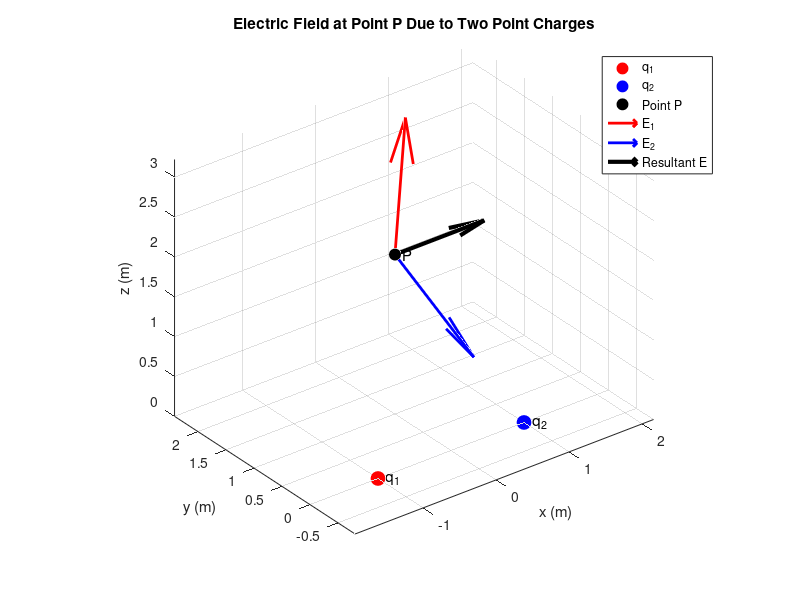

Here is the MATLAB script that generated this plot:
%% Electric Field at Point P Due to Two Point Charges
clear; clc; close all;

% -----------------------------
% Constants
% -----------------------------
eps0 = 8.854e-12;              % Permittivity of free space (F/m)
k = 1/(4*pi*eps0);             % Coulomb's constant (N*m^2/C^2)

% -----------------------------
% Point charges
% -----------------------------
q1 = 2e-9;                     % Charge 1 (C)
q2 = -2e-9;                    % Charge 2 (C)

r1 = [-1, 0, 0];                % Position of charge 1 [x y z] (m)
r2 = [1, 0, 0];                % Position of charge 2 [x y z] (m)

% -----------------------------
% Observation point P
% -----------------------------
Px = 0;
Py = 1;
Pz = 2;

P = [Px, Py, Pz];

% -----------------------------
% Electric field from charge 1
% E1 = k*q1*(P-r1)/|P-r1|^3
% -----------------------------
R1 = P - r1;
d1 = norm(R1);

if d1 == 0
    error('Point P cannot be located at charge 1.');
end

E1 = k*q1*R1/d1^3;

% -----------------------------
% Electric field from charge 2
% -----------------------------
R2 = P - r2;
d2 = norm(R2);

if d2 == 0
    error('Point P cannot be located at charge 2.');
end

E2 = k*q2*R2/d2^3;

% -----------------------------
% Resultant electric field
% -----------------------------
E = E1 + E2;

% -----------------------------
% Display results
% -----------------------------
fprintf('Electric field due to charge 1:\n');
fprintf('E1 = [%.4e, %.4e, %.4e] N/C\n\n', E1);

fprintf('Electric field due to charge 2:\n');
fprintf('E2 = [%.4e, %.4e, %.4e] N/C\n\n', E2);

fprintf('Resultant electric field at P:\n');
fprintf('E = [%.4e, %.4e, %.4e] N/C\n', E);

fprintf('Magnitude |E| = %.4e N/C\n', norm(E));

% -----------------------------
% 3D visualization
% -----------------------------
figure('Color','w');
hold on;
grid on;
axis equal;

% Plot charge locations
plot3(r1(1), r1(2), r1(3), 'ro', ...
    'MarkerSize', 10, 'MarkerFaceColor', 'r');

plot3(r2(1), r2(2), r2(3), 'bo', ...
    'MarkerSize', 10, 'MarkerFaceColor', 'b');

% Plot observation point P
plot3(Px, Py, Pz, 'ko', ...
    'MarkerSize', 8, 'MarkerFaceColor', 'k');

% Plot electric field vectors
quiver3(Px, Py, Pz, E1(1), E1(2), E1(3), ...
    0.5, 'r', 'LineWidth', 2);

quiver3(Px, Py, Pz, E2(1), E2(2), E2(3), ...
    0.5, 'b', 'LineWidth', 2);

quiver3(Px, Py, Pz, E(1), E(2), E(3), ...
    0.5, 'k', 'LineWidth', 3);

% Labels
text(r1(1), r1(2), r1(3), '  q_1', ...
    'FontSize', 11);

text(r2(1), r2(2), r2(3), '  q_2', ...
    'FontSize', 11);

text(Px, Py, Pz, '  P', ...
    'FontSize', 11);

xlabel('x (m)');
ylabel('y (m)');
zlabel('z (m)');

title('Electric Field at Point P Due to Two Point Charges');

legend('q_1', 'q_2', 'Point P', ...
       'E_1', 'E_2', 'Resultant E', ...
       'Location', 'best');

view(3);
hold off;
